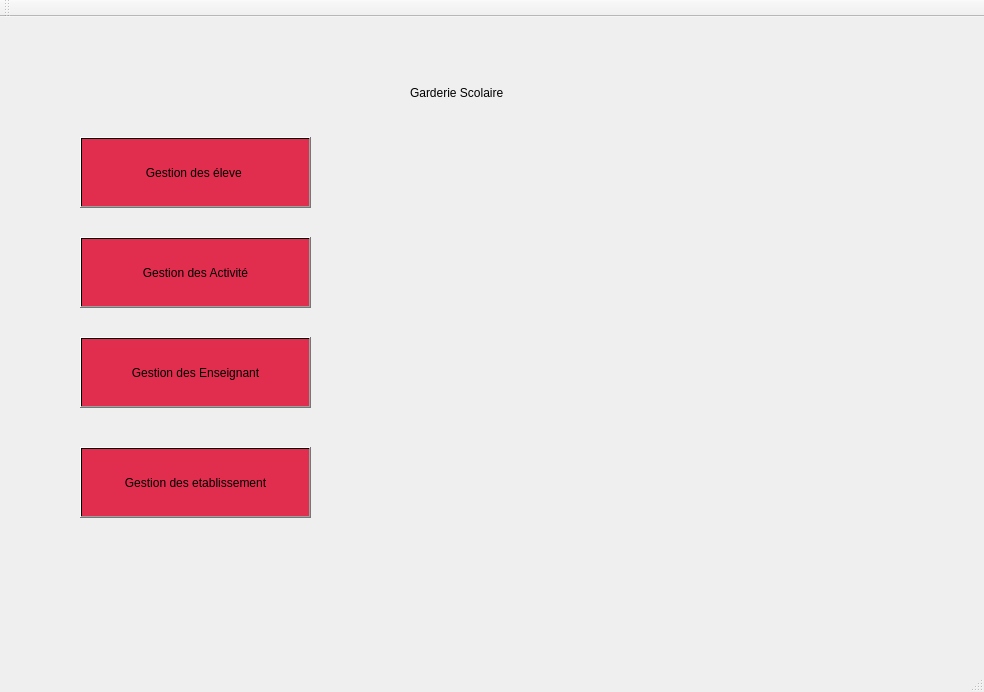
<?xml version="1.0" encoding="UTF-8"?>
<ui version="4.0">
 <class>MainWindow</class>
 <widget class="QMainWindow" name="MainWindow">
  <property name="geometry">
   <rect>
    <x>0</x>
    <y>0</y>
    <width>984</width>
    <height>692</height>
   </rect>
  </property>
  <property name="windowTitle">
   <string>Gestion des Clients</string>
  </property>
  <widget class="QWidget" name="centralWidget">
   <widget class="QPushButton" name="pushButton">
    <property name="geometry">
     <rect>
      <x>80</x>
      <y>120</y>
      <width>231</width>
      <height>71</height>
     </rect>
    </property>
    <property name="styleSheet">
     <string notr="true">font: 87 8pt &quot;Segoe UI Black&quot;;
border-color: rgb(197, 39, 68);
background-color: qlineargradient(spread:pad, x1:0, y1:0, x2:1, y2:1, stop:1 rgba(225, 45, 78));
border-color: qlineargradient(spread:pad, x1:0, y1:0, x2:1, y2:1, stop:1 rgba(217, 29, 81, 255));
selection-color: rgb(225, 22, 69);
selection-background-color: rgb(225, 6, 57);</string>
    </property>
    <property name="text">
     <string>Gestion des éleve </string>
    </property>
   </widget>
   <widget class="QPushButton" name="gestiona">
    <property name="geometry">
     <rect>
      <x>80</x>
      <y>220</y>
      <width>231</width>
      <height>71</height>
     </rect>
    </property>
    <property name="styleSheet">
     <string notr="true">font: 87 8pt &quot;Segoe UI Black&quot;;
border-color: rgb(197, 39, 68);
background-color: qlineargradient(spread:pad, x1:0, y1:0, x2:1, y2:1, stop:1 rgba(225, 45, 78));
border-color: qlineargradient(spread:pad, x1:0, y1:0, x2:1, y2:1, stop:1 rgba(217, 29, 81, 255));
selection-color: rgb(225, 22, 69);
selection-background-color: rgb(225, 6, 57);</string>
    </property>
    <property name="text">
     <string>Gestion des Activité</string>
    </property>
   </widget>
   <widget class="QPushButton" name="pushButton_3">
    <property name="geometry">
     <rect>
      <x>80</x>
      <y>320</y>
      <width>231</width>
      <height>71</height>
     </rect>
    </property>
    <property name="styleSheet">
     <string notr="true">font: 87 8pt &quot;Segoe UI Black&quot;;
border-color: rgb(197, 39, 68);
background-color: qlineargradient(spread:pad, x1:0, y1:0, x2:1, y2:1, stop:1 rgba(225, 45, 78));
border-color: qlineargradient(spread:pad, x1:0, y1:0, x2:1, y2:1, stop:1 rgba(217, 29, 81, 255));
selection-color: rgb(225, 22, 69);
selection-background-color: rgb(225, 6, 57);</string>
    </property>
    <property name="text">
     <string>Gestion des Enseignant</string>
    </property>
   </widget>
   <widget class="QPushButton" name="pushButton_4">
    <property name="geometry">
     <rect>
      <x>80</x>
      <y>430</y>
      <width>231</width>
      <height>71</height>
     </rect>
    </property>
    <property name="styleSheet">
     <string notr="true">font: 87 8pt &quot;Segoe UI Black&quot;;
border-color: rgb(197, 39, 68);
background-color: qlineargradient(spread:pad, x1:0, y1:0, x2:1, y2:1, stop:1 rgba(225, 45, 78));
border-color: qlineargradient(spread:pad, x1:0, y1:0, x2:1, y2:1, stop:1 rgba(217, 29, 81, 255));
selection-color: rgb(225, 22, 69);
selection-background-color: rgb(225, 6, 57);</string>
    </property>
    <property name="text">
     <string>Gestion des etablissement</string>
    </property>
   </widget>
   <widget class="QLabel" name="label">
    <property name="geometry">
     <rect>
      <x>410</x>
      <y>50</y>
      <width>611</width>
      <height>51</height>
     </rect>
    </property>
    <property name="styleSheet">
     <string notr="true">font: 75 italic 40pt &quot;Century Schoolbook&quot;;
</string>
    </property>
    <property name="text">
     <string>Garderie Scolaire </string>
    </property>
   </widget>
   <widget class="QLabel" name="label_2">
    <property name="geometry">
     <rect>
      <x>0</x>
      <y>0</y>
      <width>991</width>
      <height>621</height>
     </rect>
    </property>
    <property name="styleSheet">
     <string notr="true">background-image: url(:/res/telegram.jpg);</string>
    </property>
    <property name="text">
     <string/>
    </property>
   </widget>
   <widget class="QLabel" name="label_4">
    <property name="geometry">
     <rect>
      <x>610</x>
      <y>170</y>
      <width>131</width>
      <height>91</height>
     </rect>
    </property>
    <property name="text">
     <string/>
    </property>
   </widget>
   <widget class="QLabel" name="label_5">
    <property name="geometry">
     <rect>
      <x>620</x>
      <y>370</y>
      <width>131</width>
      <height>91</height>
     </rect>
    </property>
    <property name="text">
     <string/>
    </property>
   </widget>
   <zorder>label_2</zorder>
   <zorder>pushButton</zorder>
   <zorder>gestiona</zorder>
   <zorder>pushButton_3</zorder>
   <zorder>pushButton_4</zorder>
   <zorder>label</zorder>
   <zorder>label_4</zorder>
   <zorder>label_5</zorder>
  </widget>
  <widget class="QMenuBar" name="menuBar">
   <property name="geometry">
    <rect>
     <x>0</x>
     <y>0</y>
     <width>984</width>
     <height>26</height>
    </rect>
   </property>
  </widget>
  <widget class="QToolBar" name="mainToolBar">
   <attribute name="toolBarArea">
    <enum>TopToolBarArea</enum>
   </attribute>
   <attribute name="toolBarBreak">
    <bool>false</bool>
   </attribute>
  </widget>
  <widget class="QStatusBar" name="statusBar"/>
 </widget>
 <layoutdefault spacing="6" margin="11"/>
 <resources/>
 <connections/>
</ui>
